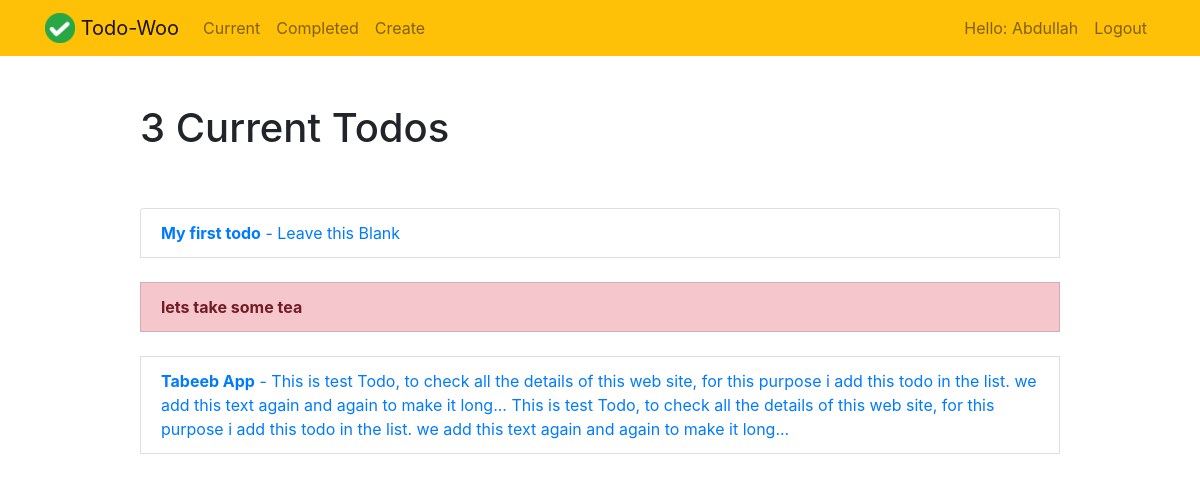
Before: /current/ (signed in) with the older database file.
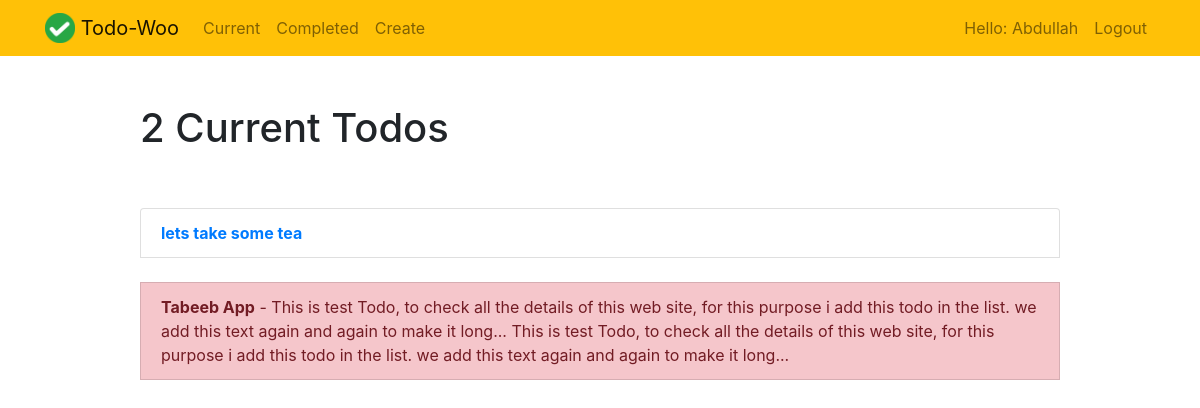
After: the same page with the newer database file.
### todo/models.py (models this page shows, shortened)
class Todo(models.Model):
    title = models.CharField(max_length=100)
    memo = models.TextField(blank=True)
    created = models.DateTimeField(auto_now_add=True)
    datecompleted =models.DateTimeField(null=True, blank=True)
    important = models.BooleanField(default=False)
    user = models.ForeignKey(User, on_delete=models.CASCADE)

### todo/views.py (the view)
# urls.py: path('current/', views.currenttodos, name='currenttodos'),
@login_required
def currenttodos(request):
    todos = Todo.objects.filter(user = request.user, datecompleted__isnull=True)
    return render(request, 'todo/currenttodos.html', {'todos':todos})

### todo/templates/todo/currenttodos.html
{% extends 'todo/base.html' %}
{% block content %}
    <div class="row justify-content-center mt-5">
        <div class="col-md-10">
            {% if todos %}
                <h1>{{ todos.count }} Current Todo{{ todos.count|pluralize }}</h1>
            {% else %}
                <h1>Current Todo</h1>
            {% endif %}
        </div>
    </div>
    <div class="row justify-content-center mt-5">
        <div class="col-md-10">
            {% if todos %}
                <div class="list-group">
                    {% for todo in todos %}
                        <a href="{% url 'viewtodo' todo.id %}" class="list-group-item list-group-action{% if todo.important %} list-group-item-danger{% endif %}">
                            <b>{{ todo.title }}</b>
                            {% if todo.memo|truncatechars:20 %} - {{ todo.memo }} {% endif %}
                        </a>
                        <br>
                    {% endfor %}
                </div>
            {% else %}
                <div class="text-center">
                    <h2>Looks Like You don't have any Todo's...</h2>
                    <br>
                    <a class="btn btn-primary" role="button" href="{% url 'createtodo' %}">New Todo</a>
                </div>
            {% endif %}
        </div>
    </div>
{% endblock %}

### todo/templates/todo/base.html (shortened to what this page needs)
{% load static %}
<!doctype html>
<html lang="en">
    <head>
        <link rel="stylesheet" href="https://stackpath.bootstrapcdn.com/bootstrap/4.5.0/css/bootstrap.min.css">
        <link rel="stylesheet" type="image/png" href="{% static 'todo/logo.png' %}">
    </head>
    <body>
        <nav class="navbar navbar-expand-md navbar-light bg-warning">
            <div class="container">
                <a class="navbar-brand" href="{% url 'home' %}">
                    <img src="{% static 'todo/logo.png' %}" width="30" height="30" class="d-inline-block align-top">
                    <span>Todo-Woo</span>
                </a>
                <div class="collapse navbar-collapse" id="navbarNav">
                    {% if user.is_authenticated %}
                        <ul class="navbar-nav mr-auto">
                            <li class="nav-item {{ current }}">
                                <a class="nav-link" href="{% url 'currenttodos'  %}">Current</a>
                            </li>
                            <li class="nav-item">
                                <a class="nav-link" href="{% url 'completetodos' %}">Completed</a>
                            </li>
                            <li class="nav-item">
                                <a class="nav-link" href="{% url 'createtodo' %}">Create</a>
                            </li>
                        </ul>
                    {% endif %}
                    <ul class="navbar-nav ml-auto">
                        {% if user.is_authenticated %}
                            <li class="nav-item">
                                <a class="nav-link" href="#">Hello: {{ user.username|title }}</a>
                            </li>
                            <li class="nav-item">
                                <a href="#" onclick="$('#signOutBtn').click()" class="nav-link">Logout</a>
                            </li>
                        {% endif %}
                    </ul>
                </div>
            </div>
        </nav>
        <div class="container">
            {% block content %}
            {% endblock %}
        </div>
    </body>
</html>

Changed rows visible on the page:
removed Todo: title "My first todo", memo "Leave this Blank"
changed Todo "lets take some tea": important True → False (drawn)
changed Todo "Tabeeb App": important False → True (drawn)
Other visible differences:
{{ todos.count }}: "3" → "2"
